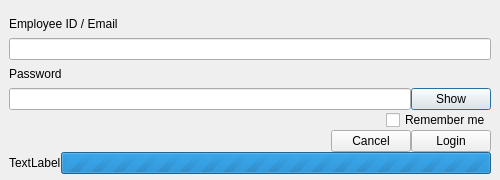
<?xml version="1.0" encoding="UTF-8"?>
<ui version="4.0">
 <class>LoginDialog</class>
 <widget class="QDialog" name="LoginDialog">
  <property name="geometry">
   <rect>
    <x>0</x>
    <y>0</y>
    <width>500</width>
    <height>180</height>
   </rect>
  </property>
  <property name="minimumSize">
   <size>
    <width>500</width>
    <height>180</height>
   </size>
  </property>
  <property name="maximumSize">
   <size>
    <width>500</width>
    <height>180</height>
   </size>
  </property>
  <property name="windowTitle">
   <string>Login To Kairos</string>
  </property>
  <layout class="QVBoxLayout" name="verticalLayout_2">
   <property name="spacing">
    <number>0</number>
   </property>
   <property name="leftMargin">
    <number>9</number>
   </property>
   <property name="topMargin">
    <number>9</number>
   </property>
   <property name="rightMargin">
    <number>9</number>
   </property>
   <property name="bottomMargin">
    <number>6</number>
   </property>
   <item>
    <layout class="QVBoxLayout" name="verticalLayout">
     <item>
      <widget class="QLabel" name="label">
       <property name="text">
        <string>Employee ID / Email</string>
       </property>
      </widget>
     </item>
     <item>
      <widget class="QLineEdit" name="txtUsername"/>
     </item>
     <item>
      <widget class="QLabel" name="label_2">
       <property name="text">
        <string>Password</string>
       </property>
      </widget>
     </item>
     <item>
      <layout class="QHBoxLayout" name="horizontalLayout_3">
       <item>
        <widget class="QLineEdit" name="txtPassword">
         <property name="echoMode">
          <enum>QLineEdit::Password</enum>
         </property>
        </widget>
       </item>
       <item>
        <widget class="QPushButton" name="btnShowPassword">
         <property name="text">
          <string>Show</string>
         </property>
        </widget>
       </item>
      </layout>
     </item>
    </layout>
   </item>
   <item>
    <layout class="QHBoxLayout" name="horizontalLayout_2">
     <item>
      <spacer name="horizontalSpacer">
       <property name="orientation">
        <enum>Qt::Horizontal</enum>
       </property>
       <property name="sizeHint" stdset="0">
        <size>
         <width>40</width>
         <height>20</height>
        </size>
       </property>
      </spacer>
     </item>
     <item>
      <widget class="QCheckBox" name="cbxRemember">
       <property name="text">
        <string>Remember me</string>
       </property>
      </widget>
     </item>
    </layout>
   </item>
   <item>
    <layout class="QHBoxLayout" name="horizontalLayout">
     <item>
      <spacer name="horizontalSpacer_2">
       <property name="orientation">
        <enum>Qt::Horizontal</enum>
       </property>
       <property name="sizeHint" stdset="0">
        <size>
         <width>40</width>
         <height>20</height>
        </size>
       </property>
      </spacer>
     </item>
     <item>
      <widget class="QPushButton" name="btnCancel">
       <property name="text">
        <string>Cancel</string>
       </property>
      </widget>
     </item>
     <item>
      <widget class="QPushButton" name="btnLogin">
       <property name="text">
        <string>Login</string>
       </property>
      </widget>
     </item>
    </layout>
   </item>
   <item>
    <layout class="QHBoxLayout" name="horizontalLayout_4">
     <item>
      <widget class="QLabel" name="txtStatus">
       <property name="text">
        <string>TextLabel</string>
       </property>
      </widget>
     </item>
     <item>
      <widget class="QProgressBar" name="progressBar">
       <property name="maximum">
        <number>0</number>
       </property>
       <property name="value">
        <number>-1</number>
       </property>
      </widget>
     </item>
    </layout>
   </item>
  </layout>
 </widget>
 <resources/>
 <connections/>
</ui>
